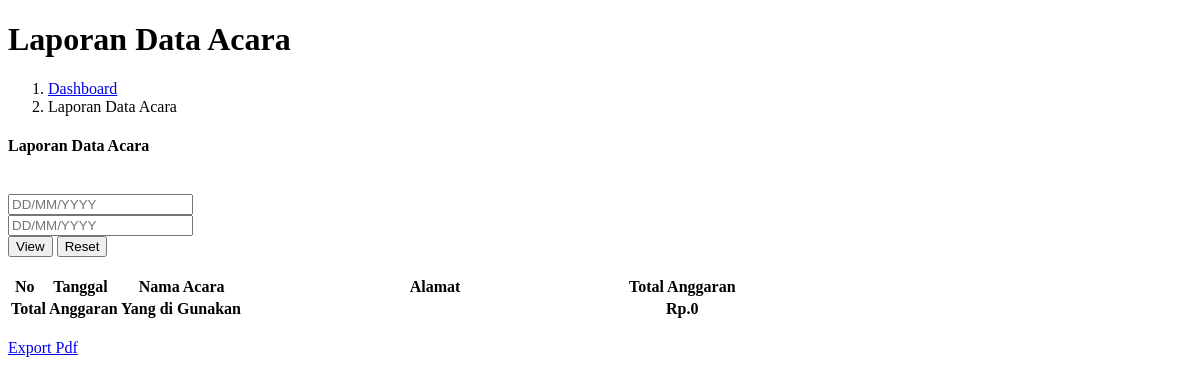
Before: /admin/lap_acara.php with the older database file.
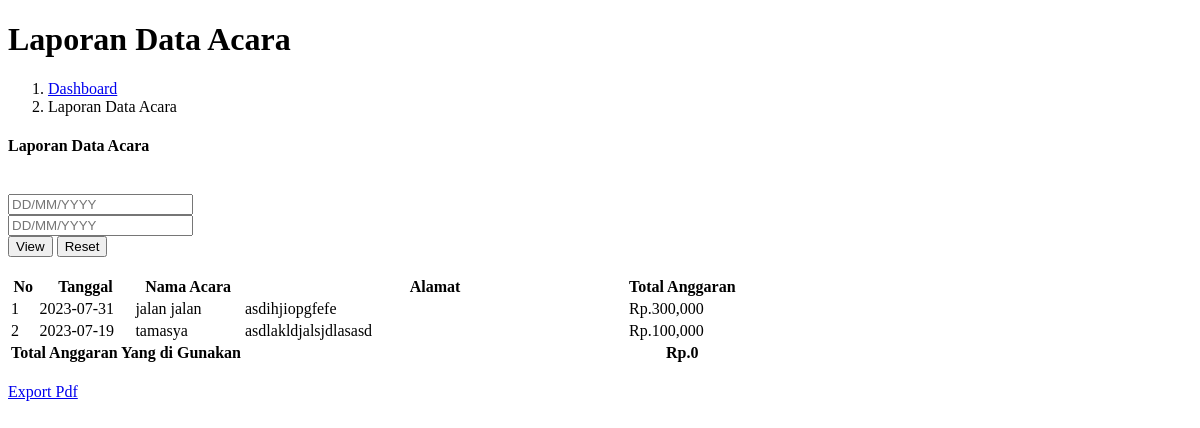
After: the same page with the newer database file.
### tables this page shows
CREATE TABLE `trx` (
  `id_trx` int(11) NOT NULL,
  `id_user` int(11) NOT NULL,
  `jml_trx` varchar(255) NOT NULL,
  `keterangan` varchar(255) NOT NULL,
  `status_trx` varchar(255) NOT NULL,
  `tgl` date NOT NULL
);

CREATE TABLE `acara` (
  `id_acara` int(11) NOT NULL,
  `id_trx` int(11) NOT NULL,
  `nama_acara` varchar(255) NOT NULL,
  `tempat_acara` varchar(255) NOT NULL
);

### admin/lap_acara.php (the view, shortened to what this page needs)
<!DOCTYPE html>
<html>
<head>
</head>
<body>
	<div class="container">
		<div class="pagetitle">
			<h1 class="mb-1">Laporan Data Acara</h1>
			<nav>
				<ol class="breadcrumb">
					<li class="breadcrumb-item"><a href="?url=dashboard">Dashboard</a></li>
					<li class="breadcrumb-item active">Laporan Data Acara</li>
				</ol>
			</nav>
		</div>
		<div class="row">
			<div class="card">
				<div class="card-header">
					<h4>Laporan Data Acara</h4>
				</div>
				<br>
				<div class="col-md-12 mt-3">
					<form method="POST" class="form-inline">
						<div class="row">
							<div class="col-md-2">
								<input id="dateacara1" type="text" name="tgl_mulai" class="form-control mb-2" placeholder="DD/MM/YYYY">
							</div>
							<div class="col-md-2">
								<input id="dateacara2" type="text" name="tgl_selesai" class="form-control ml-3 mb-2" placeholder="DD/MM/YYYY">
							</div>
							<div class="col-md-4">
								<button type="submit" name="filter" class="btn btn-primary ml-3">View</button>
								<button type="reset" class="btn btn-danger ml-3"> Reset</button>
							</div>
						</form>
					</div>
				</div>
				<br>
				<table id="example" class="table table-hover">
					<thead>
						<tr>
							<th>No</th>
							<th>Tanggal</th>
							<th>Nama Acara</th>
							<th style="width:380px" >Alamat</th>
							<th>Total Anggaran</th>
							<th></th>
						</tr>
					</thead>
					<tbody>
						<?php
						require '../config/config.php';
						$bulan =  date('m', strtotime(date('Y-m-d')));
						if(isset($_POST['filter'])){
							$mulai = $_POST['tgl_mulai'];
							$selesai = $_POST['tgl_selesai'];
							$newMulai  =  date( "Ymd" ,  strtotime ( $mulai ));
							$newSelesai  =  date( "Ymd" ,  strtotime ( $selesai ));
							if ($mulai!=null || $selesai!=null ) {
								$sql=mysqli_query($koneksi,"select * from trx inner join users on users.id_user = trx.id_user
								inner join acara on acara.id_trx = trx.id_trx and  tgl between '$newMulai' and '$newSelesai'  where trx.id_trx NOT IN (
									SELECT id_trx from trx where keterangan = 'saldo_awal'
								   ) and trx.id_trx NOT IN (
									SELECT id_trx from trx where keterangan = 'saldo_masuk'
								   )   order by tgl desc");
                                   $sql3 = mysqli_query($koneksi, "select sum(jml_trx) as total from trx inner join acara on acara.id_trx = trx.id_trx and keterangan='saldo_keluar' and  tgl between '$newMulai' and '$newSelesai' ");
							} else {
								$sql=mysqli_query($koneksi,"select * from trx inner join users on users.id_user = trx.id_user
								inner join acara on acara.id_trx = trx.id_trx and month(trx.tgl)='$bulan' order by tgl desc");
							}
						} else {
							$sql=mysqli_query($koneksi,"select * from trx inner join users on users.id_user = trx.id_user
							inner join acara on acara.id_trx = trx.id_trx   where trx.id_trx NOT IN (
								SELECT id_trx from trx where keterangan = 'saldo_awal'
							   ) and trx.id_trx NOT IN (
								SELECT id_trx from trx where keterangan = 'saldo_masuk'
							   )  order by tgl desc");
							$sql3 = mysqli_query($koneksi, "select sum(jml_trx) as total from trx inner join acara on acara.id_trx = trx.id_trx and keterangan='saldo_keluar' and month(trx.tgl)='$bulan'");
						}
						$no=1;
						$total = 0;
						while ($data=mysqli_fetch_array($sql)) {
								 while ($data2=mysqli_fetch_array($sql3)) {
									  $total = $data2['total'];
								 }
					 ?>
							<tr>
								<td><?= $no++; ?></td>
								<td><?= $data['tgl']; ?></td>
								<td><?= $data['nama_acara']; ?></td>
								<td><?= $data['tempat_acara']; ?></td>
								<td>Rp.<?= number_format($data['jml_trx']); ?></td>
								<td>
								</td>
							</tr>
						<?php
					}
					 ?>
					</tbody>
					<tfoot>
						<tr>
							<th colspan="3">Total Anggaran Yang di Gunakan</th>
							<th></th>
							<th>Rp.<?= number_format($total); ?></th>
							<th></th>
						</tr>
					</tfoot>
				</table>
				<br>
				<div class="row">
					<div class="col-lg-6">
						<a href="lap_acara_pdf2.php?tgl_mulai=<?php echo $_POST['tgl_mulai']; ?>&&tgl_selesai=<?php echo $_POST['tgl_selesai']; ?>" target="_blank" class="btn btn-primary">
							<span class="text">Export Pdf</span>
						</a>
					</div>
				</div>
				<br>
			</div>
		</div>
</body>
</html>

Changed rows visible on the page:
added trx: tgl "2023-07-31", acara.nama_acara "jalan jalan", acara.tempat_acara "asdihjiopgfefe", jml_trx "300,000"
added trx: tgl "2023-07-19", acara.nama_acara "tamasya", acara.tempat_acara "asdlakldjalsjdlasasd", jml_trx "100,000"
